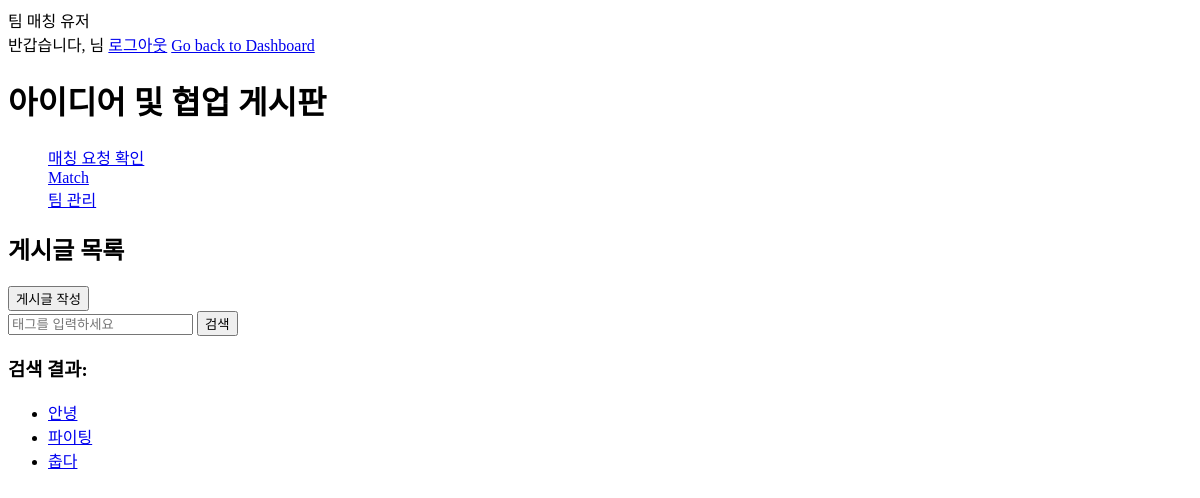
Page /search (signed in) on the earlier database version.
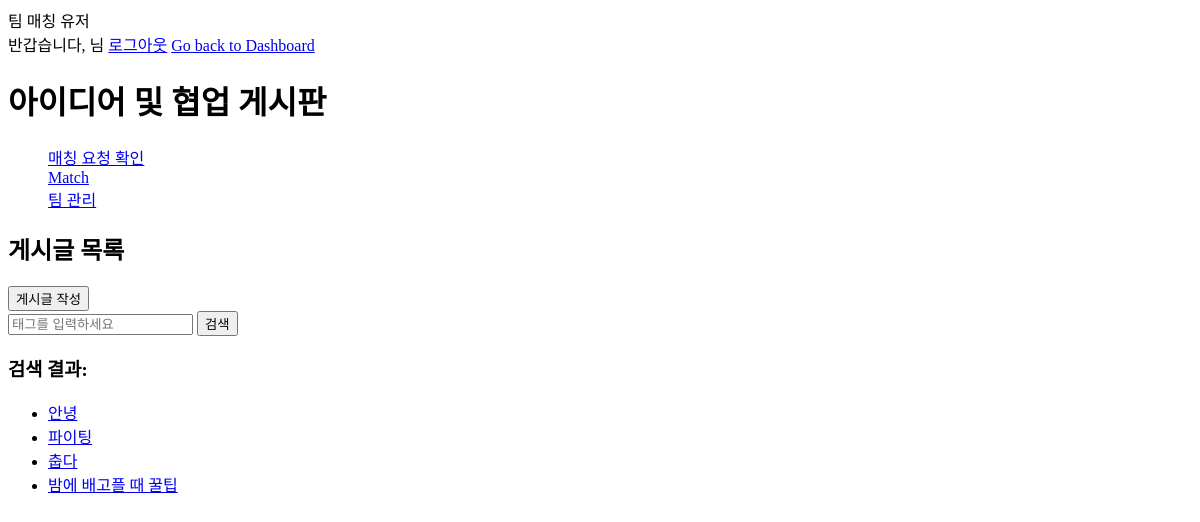
Same page on the later database version.
### tables this page shows
CREATE TABLE posts (
            id INTEGER PRIMARY KEY AUTOINCREMENT,
            title TEXT NOT NULL,
            content TEXT NOT NULL,
            tags TEXT,
            created_at TIMESTAMP DEFAULT CURRENT_TIMESTAMP,
            updated_at TIMESTAMP DEFAULT CURRENT_TIMESTAMP
        , username TEXT);

### dashboard.py (the view)
@dashboard_bp.route('/search', methods=['GET'])
def search_posts():
    if 'username' not in session:
        return redirect('/account/')
    tag = request.args.get('tag', '').strip()
    conn = get_db_connection()
    cursor = conn.cursor()
    cursor.execute("SELECT * FROM posts WHERE tags LIKE ?", (f'%{tag}%',))
    posts = cursor.fetchall()
    conn.close()
    return render_template('dashboard.html', posts=posts, tag=tag)

### dashboard.py (called while the page is built)
def get_db_connection():
    conn = sqlite3.connect('Table1.db')
    conn.row_factory = sqlite3.Row
    return conn

### templates/dashboard.html (shortened to what this page needs)
<!DOCTYPE html>
<html lang="en">
<head>
</head>
<body>
    <header>
        <div>팀 매칭 유저</div>
		<span> 반갑습니다, {{ username }}님</span>
		<a href ="/logout">로그아웃</a>
		<a href="/dashboard/">Go back to Dashboard</a>
        <h1>아이디어 및 협업 게시판</h1>
        <nav>
            <ul>
                <a href="{{ url_for('match.connect', username=username) }}">매칭 요청 확인</a><br>
                <a href="/match/">Match</a><br>
                <a href="/schedule/">팀 관리</a>
            </ul>
        </nav>
    </header>
    <main>
        <section class="posts">
            <h2>게시글 목록</h2>
            <form action="/create_post/" method="GET">
                <button type="submit">게시글 작성</button>
            </form>
            <form action="{{ url_for('dashboard.search_posts') }}" method="GET">
                <input type="text" name="tag" placeholder="태그를 입력하세요">
                <button type="submit">검색</button>
            </form>
            {% if posts %}
                <h3>검색 결과:</h3>
                <ul>
                    {% for post in posts %}
                        <li>
                            <a href="{{ url_for('dashboard.view_post', post_id=post['id']) }}">{{ post['title'] }}</a>
                        </li>
                    {% endfor %}
                </ul>
            {% else %}
                <p>검색 결과가 없습니다.</p>
            {% endif %}
        </section>
    </main>
</body>
</html>

Differences in the rows shown:
added posts: title "밤에 배고플 때 꿀팁"
